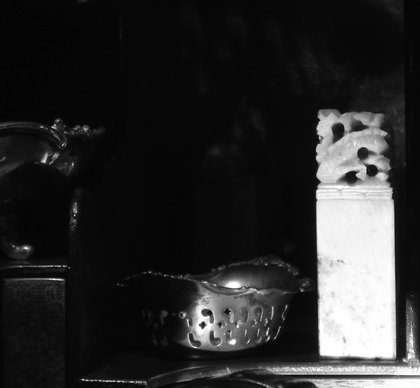
%> input picture PROJECT_6/hidden-horse.tif, 420 x 388 px, shrunk from 1040 x 960 before the run
$ octave PEDRO_MATIAS_PROJECT_6.m   (GNU Octave 9; MATLAB toolbox functions it lacks are replaced by stand-ins)
%> lines starting %> are read from the running program, lines starting %| are printed output that depends on the picture
### PROJECT_13/imagehist4e.m
function h = imagehist4e(f,mode)
%IMAGEHIST4E Histograma de uma imagem em tons de cinza
%   Processa o histograma de uma imagem , f, de 256 niveis de cinza,
%   cujas as intensidades são não-negativas.
%   Se mode='n' o histograma deve ser normalizado
%   Se mode='u' deve ser desnormalizado.
%   f = imagem #1; mode = normalização #2.

% Pegando as dimensões da imagem
[M,N] = size(f);
h = zeros(1,256);

for x = 1:M % Varredura vertical
    for y = 1:N % Varredura horizontal
        % Pega o valor da intensidade do pixel atual
        r = f(x,y)  + 1;
        % Incrementa no bin da intensidade correspondente. Do 1 ate
        % 256
        h(r) = h(r) + 1;
    end
end
switch mode
    case 'n' % Hist. Normalizado

        h = h/(M*N);
% [5 lines of commented-out code are left out]


    case 'u' % Hist. Não Normalizado

% [5 lines of commented-out code are left out]


    otherwise
        warning('modo não definido, somente Normalized (n) ou unnormalized (u)')

end

### PROJECT_13/histEqual4e.m
function [g] = histEqual4e(f)
%HISTEQUAL4E Executa a equalização do histograma em uma imagem de
% entrada de 8 bits, f
%   f = imagem MxN #1
%   Os  níveis  de  cinza  para  a  imagem  original  f
%   e  para  a  imagem  equalizada  g  são representados por rk
%   e sk, respectivamente, com o 0≤k≤L-11

% Calculo do histograma da imagem a ser equalizada
p = imagehist4e(f,'n'); %normalizado
L = 256;
s = zeros(1,L-1);
for k= 1:L
    % arredondar valor para o nível de cinza mais próximo
    s(k) = round((L-1)*sum(p(1:k)));
end

[M,N] = size(f);
g = zeros(M,N);

for x = 1:M
    for y = 1:N
        %obter a imagem final equalizada
        g(x,y) = s(f(x,y)+1);
    end
end
imagehist4e(g,'n');

### PROJECT_1/PEDRO_MATIAS_PROJECT_6.m
%% TESTE DE EQUALIZAÇÃO DE HISTOGRAMA

% Lendo as imagemns de teste
f1 = imread('hidden-horse.tif');
%> f1 is the input picture: size 388x420 uint8; min 0, max 255, mean 42.7
f2 = imread('spillway-dark.tif');
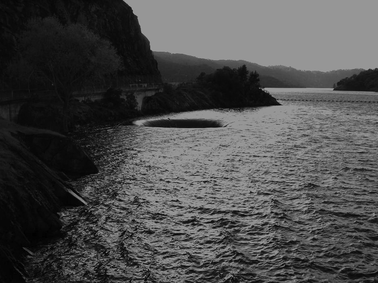
%> input picture PROJECT_6/spillway-dark.tif, 378 x 283 px, shrunk from 936 x 700 before the run
%> f2 is the input picture: size 283x378 uint8; min 0, max 167, mean 75.9

g1 = histEqual4e(f1);
%> after the loop in imagehist4e, `for x = 1:M`: h = 256 values, max 19449 at index 9, min 0 at index 256, mean 636.6
%> in imagehist4e, `h = h/(M*N);`: h = 256 values, max 0.119 at index 9, min 0 at index 256, mean 0.00391
%> in histEqual4e, `p = imagehist4e(f,'n');`: p has the same summary as h in imagehist4e
%> after the loop in histEqual4e, `for k= 1:L`: s = 256 values from 0 to 255
%> after the loop in histEqual4e, `for x = 1:M`:
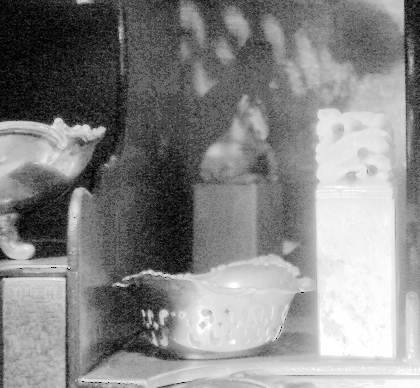
%> g: size 388x420 double; min 0, max 255, mean 134.4
g2 = histEqual4e(f2);
%> in histEqual4e (call 2), `p = imagehist4e(f,'n');`: p = 256 values, max 0.143 at index 151, min 0 at index 167, mean 0.00391
%> after the loop in histEqual4e (call 2), `for x = 1:M`:
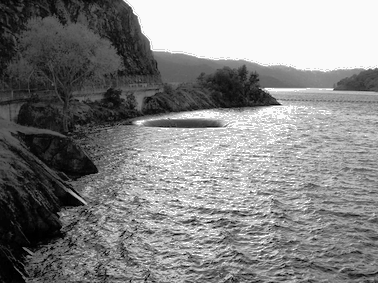
%> g: size 283x378 double; min 0, max 255, mean 131.1

figure;
subplot(1,2,1); imshow(f1,[]); title('Imagem original - hidden-horse.tif');
subplot(1,2,2); imshow(g1,[]); title('Imagem equalizada - hidden-horse.tif');

subplot(2,2,1); imshow(f2,[]); title('Imagem original - spillway-dark.tif');
subplot(2,2,2); imshow(g2,[]); title('Imagem equalizada - spillway-dark.tif');
